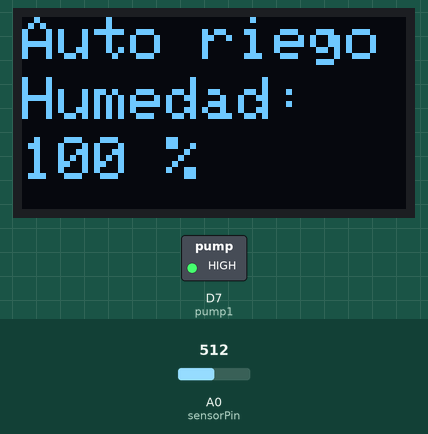
A sketch run on a simulated ESP8266 (NodeMCU). Parts: 128×64 one-colour display, switched loads named in the sketch (green lamp = pin HIGH). The test bench sets the inputs (shaded band); at power-on: A0 (sensorPin) = 512. What the sketch prints to the serial monitor is not drawn.

Above: at 4.2 s.
4.3 s: A0 (sensorPin) set to 923
At 6.3 s:
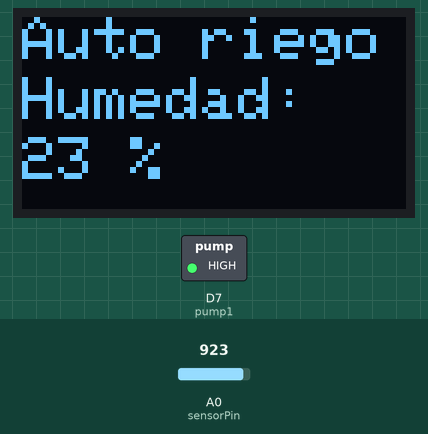
6.6 s: A0 (sensorPin) set to 947
At 7.5 s:
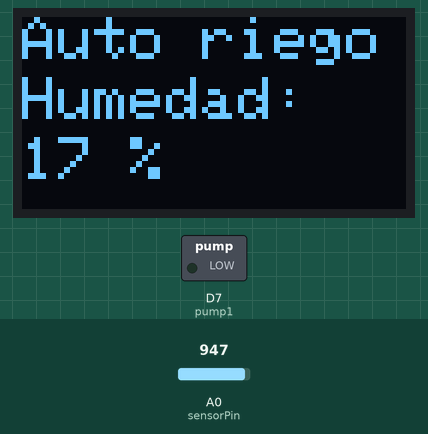
8.7 s: A0 (sensorPin) set to 900
At 9.7 s:
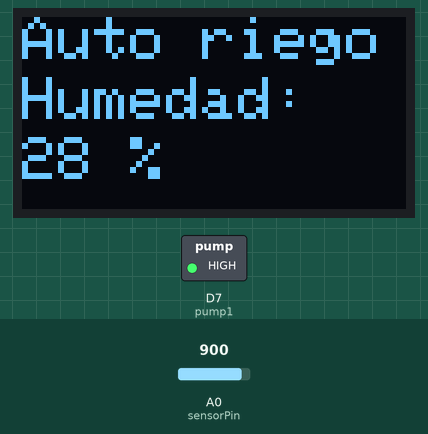
Timing chart, 0 to 11.7 s (numbered marks = the images above; inputs shaded):
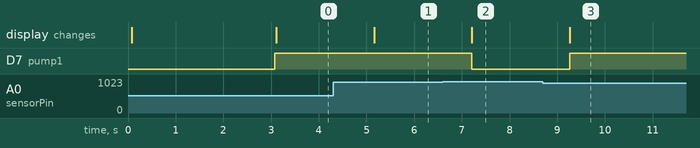

The sketch:

bomba-agua-humedad-pantalla.ino
```cpp
#include <SPI.h>
#include <Wire.h>
#include <Adafruit_GFX.h>
#include <Adafruit_SSD1306.h>
#include <Adafruit_Sensor.h>
#include <DHT.h>
#include <DHT_U.h>

// Configuración del OLED
#define SCREEN_WIDTH 128
#define SCREEN_HEIGHT 64
#define OLED_RESET    -1
Adafruit_SSD1306 display(SCREEN_WIDTH, SCREEN_HEIGHT, &Wire, OLED_RESET);

// Configuración del YL-69
const int sensorPin = A0;  // Pin analógico donde está conectado el sensor
int valorSensor = 0;       // Variable para la lectura analógica
int porcentajeHumedad = 0; // Variable para el porcentaje calculado
const int valorSeco = 1024;  // Valor en seco (aire)
const int valorHumedo = 600; // Valor en agua (máxima humedad)

// Configuración de la pump
#define pump1 D7      // Pin digital para controlar la bomba de agua


void setup() {
  Serial.begin(9600);

  // Inicia el OLED
  if (!display.begin(SSD1306_SWITCHCAPVCC, 0x3C)) {
    Serial.println(F("No se pudo iniciar el OLED"));
    for (;;); // Detén el programa si falla el OLED
  }
  display.clearDisplay();
  display.display();

  // Muestra un mensaje inicial en el OLED
  display.setTextSize(1);
  display.setTextColor(WHITE);
  display.setCursor(0, 0);
  display.println(F("Inicializando..."));
  display.display();
  delay(2000);
  display.clearDisplay();

  // Configuración del pin de la pump
  delay(1000);
  pinMode(pump1, OUTPUT);
  digitalWrite(pump1, HIGH); // La bomba empieza desactivada
}

void loop() {
  // Leer el valor analógico del sensor
  valorSensor = analogRead(sensorPin);

  // Mapear el rango calibrado al porcentaje de 0% a 100%
  porcentajeHumedad = map(valorSensor, valorSeco, valorHumedo, 0, 100);

  // Limitar el porcentaje entre 0 y 100 para evitar valores fuera de rango
  porcentajeHumedad = constrain(porcentajeHumedad, 0, 100);

  // Muestra el valor en el Monitor Serial
  Serial.print("Valor del sensor: ");
  Serial.println(valorSensor);

  // Mostrar el porcentaje de humedad en el Monitor Serial
  Serial.print("Humedad del suelo: ");
  Serial.print(porcentajeHumedad);
  Serial.println("%");

  // Muestra los datos en el OLED
  display.clearDisplay();
  display.setTextSize(2);
  display.setTextColor(WHITE);
  display.setCursor(0, 0);
  display.println(F("Auto riego"));

  display.setCursor(0, 20);
  display.print(F("Humedad: "));
  display.setCursor(0, 40);
  display.print(porcentajeHumedad);
  display.println(F(" %"));

  display.display();

  // Activar la bomba si la humedad es menor al 20%
  if (porcentajeHumedad < 20) {
    Serial.println("Humedad baja. Activando bomba...");
    digitalWrite(pump1, LOW); // Bomba activada
  } else {
    Serial.println("Humedad adecuada. Desactivando bomba...");
    digitalWrite(pump1, HIGH); // Bomba desactivada
  }

  // Esperar 1 segundo antes de la siguiente lectura
  delay(1000);
}
```

Measured:
- the behaviour switches between 937 and 938 on A0 (sensorPin) (found by bisection; images 1 and 2)
- after the input at 4.3 s, the display: changes after 0.86 s (image 1)
- after the input at 6.6 s, D7 (pump1): HIGH → LOW after 0.61 s; the display: changes after 0.61 s (image 2)
- after the input at 8.7 s, D7 (pump1): LOW → HIGH after 0.56 s; the display: changes after 0.56 s (image 3)
